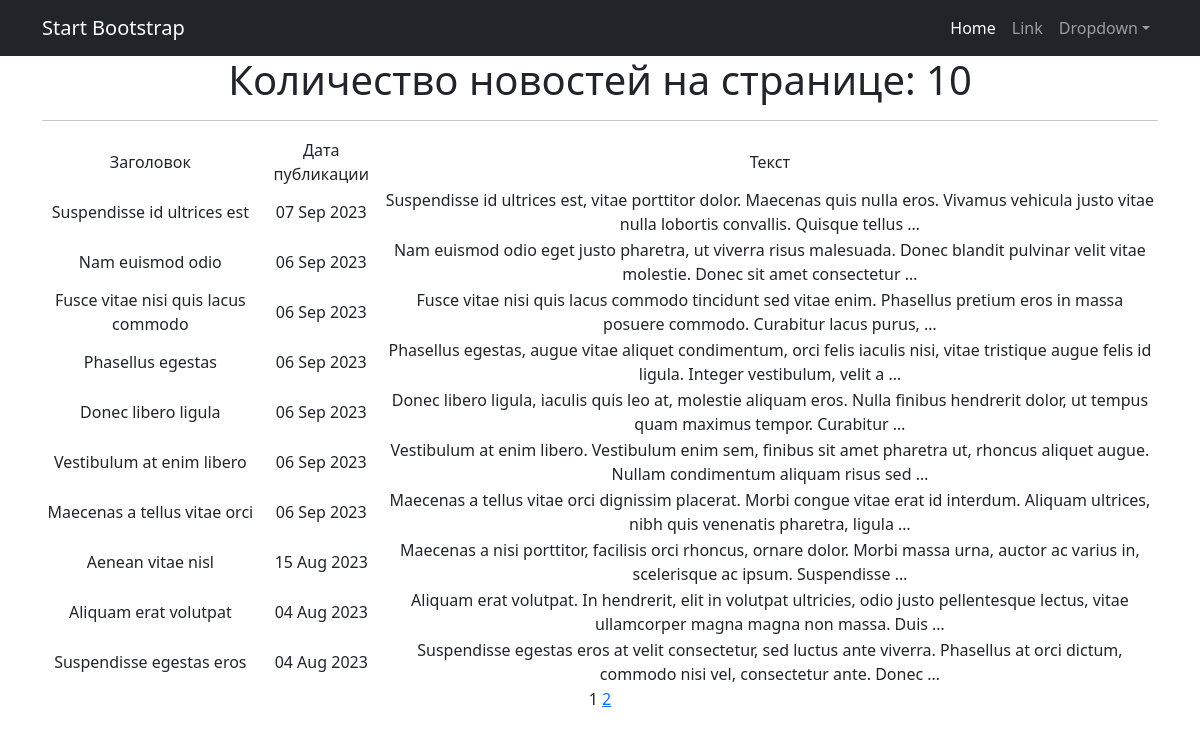
The page /news/ on the database as committed earlier.
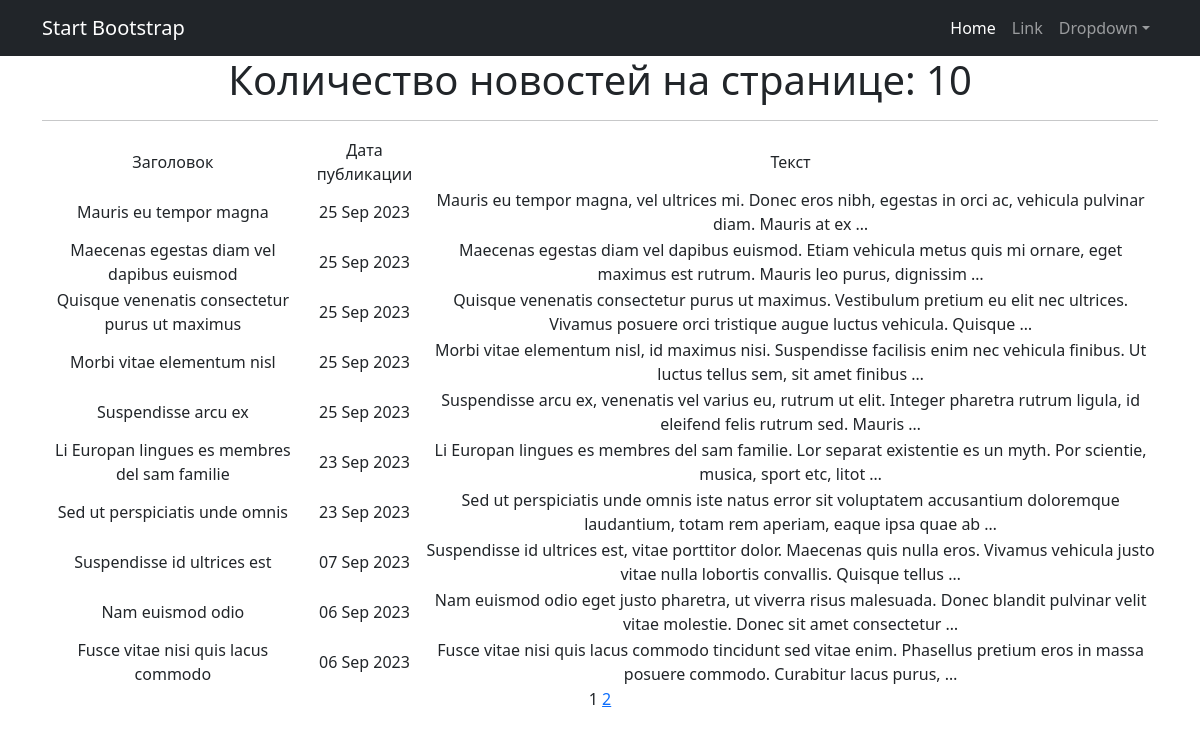
The same page on the database as committed later.
### accounts/models.py (models this page shows, shortened)
class Post(models.Model):
    author = models.ForeignKey(Author, on_delete=models.CASCADE)
    NEWS = 'NW'
    ARTICLE = 'AR'
    CATEGORY_CHOISES = (
        (NEWS, 'Новость'),
        (ARTICLE, 'Статья')
    )
    categoryType = models.CharField(max_length=2, choices=CATEGORY_CHOISES, default=ARTICLE)
    dateCreation = models.DateTimeField(auto_now_add=True)
    postCategory = models.ManyToManyField(Category, through='PostCategory')
    title = models.CharField(max_length=128)
    text = models.TextField()
    rating = models.SmallIntegerField(default=0)

### accounts/views.py (the view)
# urls.py: path('news/', NewsList.as_view(), name='news_list'),
class NewsList(ListView):
    model = Post
    queryset = Post.objects.filter(
        categoryType='NW'
    ).order_by('-dateCreation')
    template_name = 'news.html'
    context_object_name = 'news'
    paginate_by = 10

### accounts/templatetags/custom_filters.py (called while the page is built)
@register.filter()
def censor(sentence):
    sentence_words = sentence.split()
    for i, word in enumerate(sentence_words):
        if word in bad_words:
            sentence_words[i] = word[0] + '***'
    return ' '.join(sentence_words)

### templates/news.html (shortened to what this page needs)
{% extends 'flatpages/default.html' %}
{% load custom_filters %}
{% block content %}
<h1>Количество новостей на странице: {{ news|length }}</h1>
<hr>
    {% if news %}
        <table>
            <tr>
                <td>Заголовок</td>
                <td>Дата публикации</td>
                <td>Текст</td>
            </tr>
            {% for news_detail in news %}
            <tr>
                <td>{{ news_detail.title|censor }}</td>
                <td>{{ news_detail.dateCreation|date:'d M Y' }}</td>
                <td>{{ news_detail.text|truncatewords:20 }}</td>
                <td>
                </td>
            </tr>
            {% endfor %}
        </table>
    {% else %}
        <h2>Новостей нет!</h2>
    {% endif %}
   {{ page_obj.number }}
   {% if page_obj.has_next %}
       <a href="?page={{ page_obj.next_page_number }}">{{ page_obj.next_page_number }}</a>
   {% endif %}
{% endblock content %}

Rows that differ between the two databases and show on the page:
no longer on this page (row unchanged): Post: title|censor "Phasellus egestas", dateCreation "06 Sep 2023", text "Phasellus egestas, augue vitae aliquet condimentum, orci felis iaculis nisi, vitae tristique augue felis id ligula. Integer vestibulum, velit a …"
no longer on this page (row unchanged): Post: title|censor "Donec libero ligula", dateCreation "06 Sep 2023", text "Donec libero ligula, iaculis quis leo at, molestie aliquam eros. Nulla finibus hendrerit dolor, ut tempus quam maximus tempor. Curabitur …"
no longer on this page (row unchanged): Post: title|censor "Vestibulum at enim libero", dateCreation "06 Sep 2023", text "Vestibulum at enim libero. Vestibulum enim sem, finibus sit amet pharetra ut, rhoncus aliquet augue. Nullam condimentum aliquam risus sed …"
no longer on this page (row unchanged): Post: title|censor "Maecenas a tellus vitae orci", dateCreation "06 Sep 2023", text "Maecenas a tellus vitae orci dignissim placerat. Morbi congue vitae erat id interdum. Aliquam ultrices, nibh quis venenatis pharetra, ligula …"
no longer on this page (row unchanged): Post: title|censor "Aenean vitae nisl", dateCreation "15 Aug 2023", text "Maecenas a nisi porttitor, facilisis orci rhoncus, ornare dolor. Morbi massa urna, auctor ac varius in, scelerisque ac ipsum. Suspendisse …"
no longer on this page (row unchanged): Post: title|censor "Aliquam erat volutpat", dateCreation "04 Aug 2023", text "Aliquam erat volutpat. In hendrerit, elit in volutpat ultricies, odio justo pellentesque lectus, vitae ullamcorper magna magna non massa. Duis …"
no longer on this page (row unchanged): Post: title|censor "Suspendisse egestas eros", dateCreation "04 Aug 2023", text "Suspendisse egestas eros at velit consectetur, sed luctus ante viverra. Phasellus at orci dictum, commodo nisi vel, consectetur ante. Donec …"
added Post: title|censor "Mauris eu tempor magna", dateCreation "25 Sep 2023", text "Mauris eu tempor magna, vel ultrices mi. Donec eros nibh, egestas in orci ac, vehicula pulvinar diam. Mauris at ex …"
added Post: title|censor "Maecenas egestas diam vel dapibus euismod", dateCreation "25 Sep 2023", text "Maecenas egestas diam vel dapibus euismod. Etiam vehicula metus quis mi ornare, eget maximus est rutrum. Mauris leo purus, dignissim …"
added Post: title|censor "Quisque venenatis consectetur purus ut maximus", dateCreation "25 Sep 2023", text "Quisque venenatis consectetur purus ut maximus. Vestibulum pretium eu elit nec ultrices. Vivamus posuere orci tristique augue luctus vehicula. Quisque …"
added Post: title|censor "Morbi vitae elementum nisl", dateCreation "25 Sep 2023", text "Morbi vitae elementum nisl, id maximus nisi. Suspendisse facilisis enim nec vehicula finibus. Ut luctus tellus sem, sit amet finibus …"
added Post: title|censor "Suspendisse arcu ex", dateCreation "25 Sep 2023", text "Suspendisse arcu ex, venenatis vel varius eu, rutrum ut elit. Integer pharetra rutrum ligula, id eleifend felis rutrum sed. Mauris …"
added Post: title|censor "Li Europan lingues es membres del sam familie", dateCreation "23 Sep 2023", text "Li Europan lingues es membres del sam familie. Lor separat existentie es un myth. Por scientie, musica, sport etc, litot …"
added Post: title|censor "Sed ut perspiciatis unde omnis", dateCreation "23 Sep 2023", text "Sed ut perspiciatis unde omnis iste natus error sit voluptatem accusantium doloremque laudantium, totam rem aperiam, eaque ipsa quae ab …"
